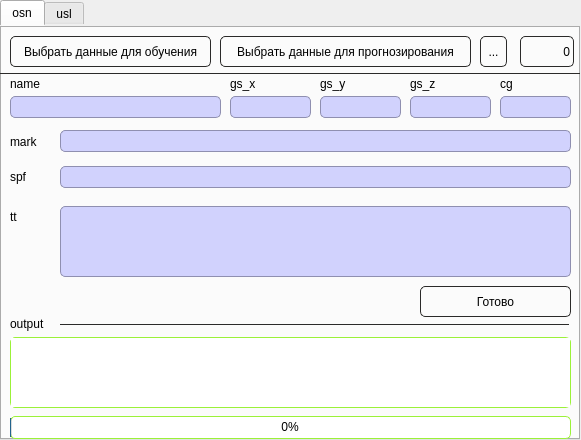
<?xml version="1.0" encoding="UTF-8"?>
<ui version="4.0">
 <class>main_window</class>
 <widget class="QMainWindow" name="main_window">
  <property name="geometry">
   <rect>
    <x>0</x>
    <y>0</y>
    <width>581</width>
    <height>440</height>
   </rect>
  </property>
  <property name="sizePolicy">
   <sizepolicy hsizetype="Fixed" vsizetype="Fixed">
    <horstretch>0</horstretch>
    <verstretch>0</verstretch>
   </sizepolicy>
  </property>
  <property name="windowTitle">
   <string>MainWindow</string>
  </property>
  <widget class="QWidget" name="central">
   <property name="sizePolicy">
    <sizepolicy hsizetype="Expanding" vsizetype="Expanding">
     <horstretch>0</horstretch>
     <verstretch>0</verstretch>
    </sizepolicy>
   </property>
   <widget class="QTabWidget" name="tabs">
    <property name="geometry">
     <rect>
      <x>0</x>
      <y>0</y>
      <width>580</width>
      <height>440</height>
     </rect>
    </property>
    <property name="layoutDirection">
     <enum>Qt::LeftToRight</enum>
    </property>
    <property name="styleSheet">
     <string notr="true">
border: 0px solid black;
</string>
    </property>
    <property name="tabShape">
     <enum>QTabWidget::Rounded</enum>
    </property>
    <property name="currentIndex">
     <number>0</number>
    </property>
    <property name="elideMode">
     <enum>Qt::ElideNone</enum>
    </property>
    <property name="usesScrollButtons">
     <bool>true</bool>
    </property>
    <property name="documentMode">
     <bool>false</bool>
    </property>
    <property name="tabsClosable">
     <bool>false</bool>
    </property>
    <property name="movable">
     <bool>true</bool>
    </property>
    <property name="tabBarAutoHide">
     <bool>true</bool>
    </property>
    <widget class="QWidget" name="tab_osn">
     <attribute name="title">
      <string>osn</string>
     </attribute>
     <widget class="QPlainTextEdit" name="tb_output">
      <property name="enabled">
       <bool>true</bool>
      </property>
      <property name="geometry">
       <rect>
        <x>10</x>
        <y>311</y>
        <width>561</width>
        <height>71</height>
       </rect>
      </property>
      <property name="sizePolicy">
       <sizepolicy hsizetype="Expanding" vsizetype="Expanding">
        <horstretch>0</horstretch>
        <verstretch>0</verstretch>
       </sizepolicy>
      </property>
      <property name="styleSheet">
       <string notr="true">border-radius: 5px;
border: 1px solid  rgb(155, 241, 56);
color: black;
</string>
      </property>
      <property name="readOnly">
       <bool>true</bool>
      </property>
      <property name="plainText">
       <string/>
      </property>
     </widget>
     <widget class="QLabel" name="l_info_tr">
      <property name="geometry">
       <rect>
        <x>520</x>
        <y>10</y>
        <width>54</width>
        <height>31</height>
       </rect>
      </property>
      <property name="sizePolicy">
       <sizepolicy hsizetype="Expanding" vsizetype="Expanding">
        <horstretch>0</horstretch>
        <verstretch>0</verstretch>
       </sizepolicy>
      </property>
      <property name="acceptDrops">
       <bool>false</bool>
      </property>
      <property name="toolTip">
       <string>Информация</string>
      </property>
      <property name="layoutDirection">
       <enum>Qt::RightToLeft</enum>
      </property>
      <property name="styleSheet">
       <string notr="true">border-radius: 5px;
border: 1px solid #2B2A29;
color: black;
</string>
      </property>
      <property name="text">
       <string>0</string>
      </property>
      <property name="alignment">
       <set>Qt::AlignRight|Qt::AlignTrailing|Qt::AlignVCenter</set>
      </property>
     </widget>
     <widget class="QPushButton" name="b_predict_open">
      <property name="geometry">
       <rect>
        <x>220</x>
        <y>10</y>
        <width>251</width>
        <height>31</height>
       </rect>
      </property>
      <property name="sizePolicy">
       <sizepolicy hsizetype="Expanding" vsizetype="Expanding">
        <horstretch>0</horstretch>
        <verstretch>0</verstretch>
       </sizepolicy>
      </property>
      <property name="styleSheet">
       <string notr="true">QPushButton{
border-radius: 5px;
border: 1px solid #2B2A29;
color: black;
}

QPushButton:hover{
background: solid #625B71;
color: white;
}</string>
      </property>
      <property name="text">
       <string>Выбрать данные для прогнозирования</string>
      </property>
     </widget>
     <widget class="QPushButton" name="b_learn_open">
      <property name="geometry">
       <rect>
        <x>10</x>
        <y>10</y>
        <width>201</width>
        <height>31</height>
       </rect>
      </property>
      <property name="sizePolicy">
       <sizepolicy hsizetype="Expanding" vsizetype="Expanding">
        <horstretch>0</horstretch>
        <verstretch>0</verstretch>
       </sizepolicy>
      </property>
      <property name="styleSheet">
       <string notr="true">QPushButton{
border-radius: 5px;
border: 1px solid #2B2A29;
color: black;
}

QPushButton:hover{
background: solid #625B71;
color: white;
}</string>
      </property>
      <property name="text">
       <string>Выбрать данные для обучения</string>
      </property>
     </widget>
     <widget class="QToolButton" name="b_info">
      <property name="geometry">
       <rect>
        <x>480</x>
        <y>10</y>
        <width>27</width>
        <height>31</height>
       </rect>
      </property>
      <property name="styleSheet">
       <string notr="true">border-radius: 5px;
border: 1px solid #2B2A29;
color: black;
</string>
      </property>
      <property name="text">
       <string>...</string>
      </property>
     </widget>
     <widget class="QProgressBar" name="pb_fit_progress">
      <property name="geometry">
       <rect>
        <x>10</x>
        <y>390</y>
        <width>561</width>
        <height>23</height>
       </rect>
      </property>
      <property name="styleSheet">
       <string notr="true">border-radius: 5px;
border: 1px solid  rgb(155, 241, 56);
color: black;
</string>
      </property>
      <property name="value">
       <number>0</number>
      </property>
      <property name="alignment">
       <set>Qt::AlignCenter</set>
      </property>
     </widget>
     <widget class="QLineEdit" name="le_name">
      <property name="geometry">
       <rect>
        <x>10</x>
        <y>70</y>
        <width>211</width>
        <height>22</height>
       </rect>
      </property>
      <property name="styleSheet">
       <string notr="true">border: 1px solid #8F8FB0;
border-radius: 5px;
background: #D1D2FD solid;
color: #2B2A29;
</string>
      </property>
     </widget>
     <widget class="QLabel" name="l_name">
      <property name="geometry">
       <rect>
        <x>10</x>
        <y>50</y>
        <width>55</width>
        <height>16</height>
       </rect>
      </property>
      <property name="text">
       <string>name</string>
      </property>
     </widget>
     <widget class="QLineEdit" name="le_gsx">
      <property name="geometry">
       <rect>
        <x>230</x>
        <y>70</y>
        <width>81</width>
        <height>22</height>
       </rect>
      </property>
      <property name="styleSheet">
       <string notr="true">border: 1px solid #8F8FB0;
border-radius: 5px;
background: #D1D2FD solid;
color: #2B2A29;
</string>
      </property>
     </widget>
     <widget class="QLineEdit" name="le_gsy">
      <property name="geometry">
       <rect>
        <x>320</x>
        <y>70</y>
        <width>81</width>
        <height>22</height>
       </rect>
      </property>
      <property name="styleSheet">
       <string notr="true">border: 1px solid #8F8FB0;
border-radius: 5px;
background: #D1D2FD solid;
color: #2B2A29;
</string>
      </property>
     </widget>
     <widget class="QLineEdit" name="le_gsz">
      <property name="geometry">
       <rect>
        <x>410</x>
        <y>70</y>
        <width>81</width>
        <height>22</height>
       </rect>
      </property>
      <property name="styleSheet">
       <string notr="true">border: 1px solid #8F8FB0;
border-radius: 5px;
background: #D1D2FD solid;
color: #2B2A29;
</string>
      </property>
     </widget>
     <widget class="QLabel" name="l_gsx">
      <property name="geometry">
       <rect>
        <x>230</x>
        <y>50</y>
        <width>55</width>
        <height>16</height>
       </rect>
      </property>
      <property name="text">
       <string>gs_x</string>
      </property>
     </widget>
     <widget class="QLabel" name="l_gsy">
      <property name="geometry">
       <rect>
        <x>320</x>
        <y>50</y>
        <width>55</width>
        <height>16</height>
       </rect>
      </property>
      <property name="text">
       <string>gs_y</string>
      </property>
     </widget>
     <widget class="QLabel" name="l_gsz">
      <property name="geometry">
       <rect>
        <x>410</x>
        <y>50</y>
        <width>55</width>
        <height>16</height>
       </rect>
      </property>
      <property name="text">
       <string>gs_z</string>
      </property>
     </widget>
     <widget class="QLineEdit" name="le_cg">
      <property name="geometry">
       <rect>
        <x>500</x>
        <y>70</y>
        <width>71</width>
        <height>22</height>
       </rect>
      </property>
      <property name="styleSheet">
       <string notr="true">border: 1px solid #8F8FB0;
border-radius: 5px;
background: #D1D2FD solid;
color: #2B2A29;
</string>
      </property>
     </widget>
     <widget class="QLabel" name="l_cg">
      <property name="geometry">
       <rect>
        <x>500</x>
        <y>50</y>
        <width>55</width>
        <height>16</height>
       </rect>
      </property>
      <property name="text">
       <string>cg</string>
      </property>
     </widget>
     <widget class="QLineEdit" name="le_mark">
      <property name="geometry">
       <rect>
        <x>60</x>
        <y>104</y>
        <width>511</width>
        <height>22</height>
       </rect>
      </property>
      <property name="styleSheet">
       <string notr="true">border: 1px solid #8F8FB0;
border-radius: 5px;
background: #D1D2FD solid;
color: #2B2A29;
</string>
      </property>
     </widget>
     <widget class="QLabel" name="l_mark">
      <property name="geometry">
       <rect>
        <x>10</x>
        <y>105</y>
        <width>41</width>
        <height>21</height>
       </rect>
      </property>
      <property name="text">
       <string>mark</string>
      </property>
     </widget>
     <widget class="QLineEdit" name="le_spf">
      <property name="geometry">
       <rect>
        <x>60</x>
        <y>140</y>
        <width>511</width>
        <height>22</height>
       </rect>
      </property>
      <property name="styleSheet">
       <string notr="true">border: 1px solid #8F8FB0;
border-radius: 5px;
background: #D1D2FD solid;
color: #2B2A29;
</string>
      </property>
     </widget>
     <widget class="QLabel" name="l_spf">
      <property name="geometry">
       <rect>
        <x>10</x>
        <y>140</y>
        <width>41</width>
        <height>21</height>
       </rect>
      </property>
      <property name="text">
       <string>spf</string>
      </property>
     </widget>
     <widget class="QLabel" name="l_tt">
      <property name="geometry">
       <rect>
        <x>10</x>
        <y>180</y>
        <width>41</width>
        <height>21</height>
       </rect>
      </property>
      <property name="text">
       <string>tt</string>
      </property>
     </widget>
     <widget class="QLabel" name="l_out">
      <property name="geometry">
       <rect>
        <x>10</x>
        <y>290</y>
        <width>55</width>
        <height>16</height>
       </rect>
      </property>
      <property name="text">
       <string>output</string>
      </property>
     </widget>
     <widget class="QPlainTextEdit" name="le_tt">
      <property name="geometry">
       <rect>
        <x>60</x>
        <y>180</y>
        <width>511</width>
        <height>71</height>
       </rect>
      </property>
      <property name="styleSheet">
       <string notr="true">border: 1px solid #8F8FB0;
border-radius: 5px;
background: #D1D2FD solid;
color: #2B2A29;
</string>
      </property>
     </widget>
     <widget class="Line" name="top_line">
      <property name="geometry">
       <rect>
        <x>0</x>
        <y>47</y>
        <width>581</width>
        <height>1</height>
       </rect>
      </property>
      <property name="styleSheet">
       <string notr="true">background: #2B2A29;</string>
      </property>
      <property name="orientation">
       <enum>Qt::Horizontal</enum>
      </property>
     </widget>
     <widget class="Line" name="bottom_line">
      <property name="geometry">
       <rect>
        <x>60</x>
        <y>298</y>
        <width>509</width>
        <height>1</height>
       </rect>
      </property>
      <property name="styleSheet">
       <string notr="true">background: #2B2A29;</string>
      </property>
      <property name="orientation">
       <enum>Qt::Horizontal</enum>
      </property>
     </widget>
     <widget class="QPushButton" name="b_ready">
      <property name="geometry">
       <rect>
        <x>420</x>
        <y>260</y>
        <width>151</width>
        <height>31</height>
       </rect>
      </property>
      <property name="sizePolicy">
       <sizepolicy hsizetype="Expanding" vsizetype="Expanding">
        <horstretch>0</horstretch>
        <verstretch>0</verstretch>
       </sizepolicy>
      </property>
      <property name="styleSheet">
       <string notr="true">QPushButton{
border-radius: 5px;
border: 1px solid #2B2A29;
color: black;
}

QPushButton:hover{
background: solid #625B71;
color: white;
}</string>
      </property>
      <property name="text">
       <string>Готово</string>
      </property>
     </widget>
    </widget>
    <widget class="QWidget" name="tab_usl">
     <attribute name="title">
      <string>usl</string>
     </attribute>
    </widget>
   </widget>
  </widget>
  <action name="usl">
   <property name="text">
    <string>usl</string>
   </property>
  </action>
 </widget>
 <resources/>
 <connections/>
</ui>
